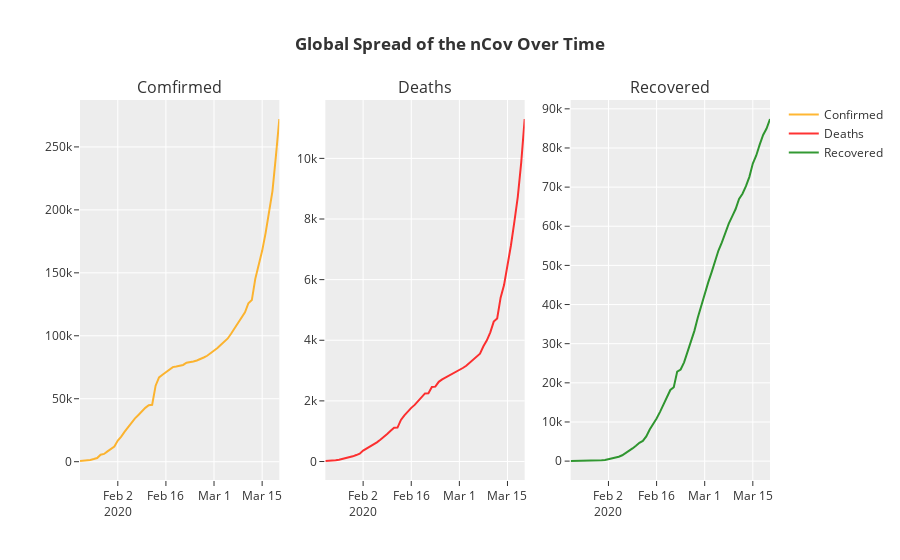

This figure's notebook cell:
### Markdown cell above
## Global Spread Over Time

### Code cell
global_data_over_time = date_wise_data.groupby('Date')['Confirmed','Deaths','Recovered'].sum().reset_index()

plot = make_subplots(rows=1, cols=3, subplot_titles=("Comfirmed", "Deaths", "Recovered"))

subPlot1 = go.Scatter(
                x=global_data_over_time['Date'],
                y=global_data_over_time['Confirmed'],
                name="Confirmed",
                line_color='orange',
                opacity=0.8)

subPlot2 = go.Scatter(
                x=global_data_over_time['Date'],
                y=global_data_over_time['Deaths'],
                name="Deaths",
                line_color='red',
                opacity=0.8)

subPlot3 = go.Scatter(
                x=global_data_over_time['Date'],
                y=global_data_over_time['Recovered'],
                name="Recovered",
                line_color='green',
                opacity=0.8)

plot.append_trace(subPlot1, 1, 1)
plot.append_trace(subPlot2, 1, 2)
plot.append_trace(subPlot3, 1, 3)
plot.update_layout(template="ggplot2", title_text = '<b>Global Spread of the nCov Over Time</b>')

plot.show()
